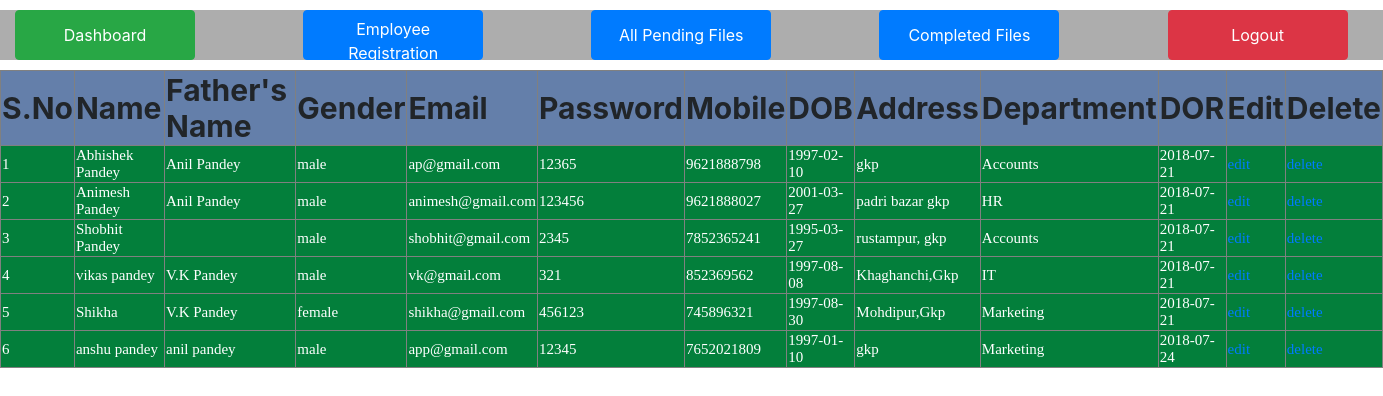
/view.php (signed in), run on the app's committed database.
### tables this page shows
CREATE TABLE IF NOT EXISTS `tbl_employee` (
  `emp_id` int(11) NOT NULL AUTO_INCREMENT,
  `name` varchar(60) NOT NULL,
  `fname` varchar(60) NOT NULL,
  `gender` varchar(6) NOT NULL,
  `email` varchar(30) NOT NULL,
  `password` varchar(42) NOT NULL,
  `mobile` varchar(13) NOT NULL,
  `dob` varchar(10) NOT NULL,
  `address` varchar(100) NOT NULL,
  `department` varchar(20) NOT NULL,
  `dor` varchar(20) NOT NULL,
  PRIMARY KEY (`emp_id`)
);

### view.php (the view, shortened to what this page needs)
<?php
include("header2.php");
$query="select * from tbl_employee";
$res=mysql_query($query);
?>
<html>
<head>
</head>
<body>
<table id="tb1" border="1" align="center">
<tr id="tr1">
	<th>S.No</th>
	<th>Name</th>
	<th>Father's Name</th>
	<th>Gender</th>
	<th>Email</th>
	<th>Password</th>
	<th>Mobile</th>
	<th>DOB</th>
	<th>Address</th>
	<th>Department</th>
	<th>DOR</th>
	<th>Edit</th>
	<th>Delete</th>
</tr>
<?php
$i=1;
while($row=mysql_fetch_array($res,MYSQL_BOTH))
{
?>
<tr id="tr2">
	<td><?php echo $i;?></td>
	<td><?php echo $row['name'];?></td>
	<td><?php echo $row['fname'];?></td>
	<td><?php echo $row['gender'];?></td>
	<td><?php echo $row['email'];?></td>
	<td><?php echo $row['password'];?></td>
	<td><?php echo $row['mobile'];?></td>
	<td><?php echo $row['dob'];?></td>
	<td><?php echo $row['address'];?></td>
	<td><?php echo $row['department'];?></td>
	<td><?php echo $row['dor'];?></td>
	<td><a href="edit.php?id=<?php echo $row['0']?>">edit</a></td>
	<td><a href="delete.php?id=<?php echo $row['0']?>">delete</a></td>
</tr>
<?php
$i++;
}
?>
</table>
</body>
</html>

### header2.php (shortened to what this page needs)
<html>
<head>
<link href="css/bootstrap.min.css" type="text/css" rel="stylesheet"/>
</head>
<body>
<div class="container-fluid" style="height:50px;width:100%;margin-top:10px;background-color:rgba(51,51,51,0.4)">
<div class="row" style="height:120px">
<div id="first" class="col-md" style="height:120px">
<button type="button" id="btn"class="btn btn-success"><a href="dashboard.php" style="color:white">Dashboard</a><span class="badge"></span></button>
</div>
<div id="first" class="col-md" style="height:120px">
<button type="button" id="btn"class="btn btn-primary"><a href="empreg.php" style="color:white">Employee Registration</a><span class="badge"></span></button>
</div>
<div id="two"class="col-md" style="height:120px">
<button type="button" id="btn" class="btn btn-primary"><a href="pending_files.php" style="color:white">All Pending Files</a><span class="badge"></span></button></div>
	<div id="three" class="col-md" style="height:120px">
	<button  type="button" id="btn" class="btn btn-primary"><a href="completedfiles.php" style="color:white">Completed Files</a><span class="badge"></span></button></div>
	<div id="two"class="col-md-2" style="height:120px">
<button type="button" id="btn" class="btn btn-danger"><a href="logout.php" style="color:white">Logout</a><span class="badge"></span></button></div>
</div>
	</div>
	</body>
	</html>

### header2.php (style rules this page uses)
body { background-size:100%; background-repeat:no repeat; background-image:url("images/greenbg2.jpg"); }
#btn { height:50px; width:180px; }

### view.php (style rules this page uses)
body { background-image:url("images/blue-energy.jpg"); background-repeat:no repeat; background-size:1600px 800px; }
#tb1 { margin-top:10px; height:200px; width:100%; background-color:rgba(155, 241, 182,0.8 ) ; }
#tr1 { font-size:30px; background-color:rgba(51,51,153,0.6); }
#tr2 { font-size:15px; font-family:verdana; background-color:037F3B; color:white; }

### data on the page
tbl_employee: name "Abhishek Pandey", fname "Anil Pandey", gender "male", email "ap@gmail.com", password "12365", mobile "9621888798", dob "1997-02-10", address "gkp", department "Accounts", dor "2018-07-21"
tbl_employee: name "Animesh Pandey", fname "Anil Pandey", gender "male", email "animesh@gmail.com", password "123456", mobile "9621888027", dob "2001-03-27", address "padri bazar gkp", department "HR", dor "2018-07-21"
tbl_employee: name "Shobhit Pandey", gender "male", email "shobhit@gmail.com", password "2345", mobile "7852365241", dob "1995-03-27", address "rustampur, gkp", department "Accounts", dor "2018-07-21"
tbl_employee: name "vikas pandey", fname "V.K Pandey", gender "male", email "vk@gmail.com", password "321", mobile "852369562", dob "1997-08-08", address "Khaghanchi,Gkp", department "IT", dor "2018-07-21"
tbl_employee: name "Shikha", fname "V.K Pandey", gender "female", email "shikha@gmail.com", password "456123", mobile "745896321", dob "1997-08-30", address "Mohdipur,Gkp", department "Marketing", dor "2018-07-21"
tbl_employee: name "anshu pandey", fname "anil pandey", gender "male", email "app@gmail.com", password "12345", mobile "7652021809", dob "1997-01-10", address "gkp", department "Marketing", dor "2018-07-24"
